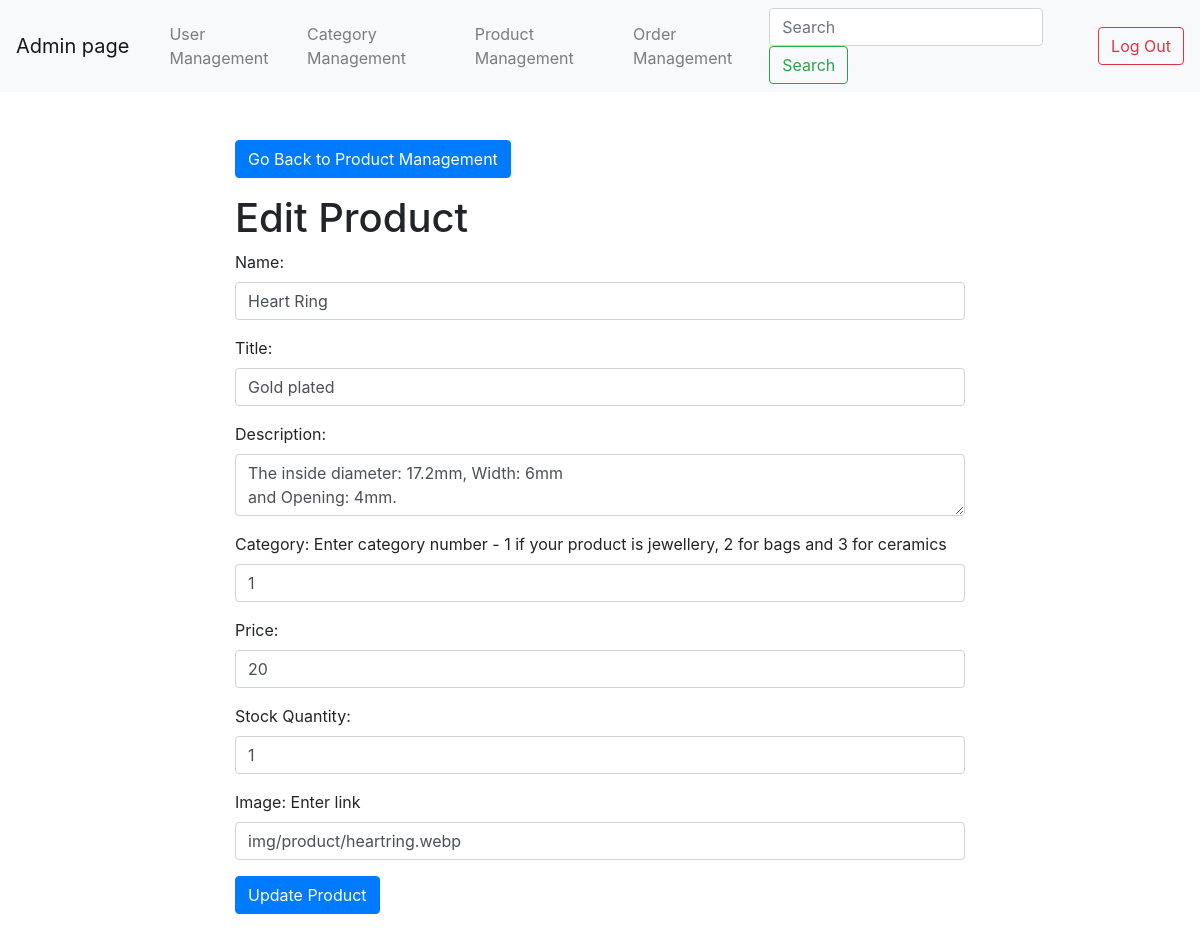
/Admin/product-details-management.php?productId=2, run on the app's committed database.
### tables this page shows
CREATE TABLE `product` (
  `id` int(11) NOT NULL,
  `name` varchar(100) NOT NULL,
  `title` varchar(100) NOT NULL,
  `description` varchar(200) NOT NULL,
  `categoryid` int(11) NOT NULL,
  `price` float NOT NULL,
  `stockQty` int(11) NOT NULL,
  `img` varchar(1024) NOT NULL
);

### Admin/includes/dbfunctions.php (called while the page is built, shortened)
<?php
function GetProductByID($con, $id)
{
    $sql = "SELECT * FROM product WHERE id = '$id'";
    $stmt = mysqli_stmt_init($con);
    if(!mysqli_stmt_prepare($stmt, $sql)) {
        echo "Could not load products";
        exit();
    }
    mysqli_stmt_execute($stmt);
    $result = mysqli_stmt_get_result($stmt);
    if(mysqli_num_rows($result) > 0) {
        return $result->fetch_assoc();
    }
    return false;
}

### Admin/product-details-management.php (the view, shortened to what this page needs)
<?php
require_once 'includes/functions.php';
require_once 'includes/dbfunctions.php';
$product = null;
if(isset($_GET['productId'])) {
    $product = GetProductByID($con, $_GET['productId']);
}
$actionUrl = 'product-management.php';
require_once 'includes/header.php';
require_once 'includes/navbar.php';
?>
<div class="container mt-5">
    <div class="row">
        <div class="col-md-8 offset-md-2">
            <button type="button" class="mb-3 btn btn-primary" onclick="location.href='product-management.php'">Go Back to Product Management</button>
            <h1><?php echo $product ? 'Edit Product' : 'Add New Product'; ?></h1>
            <form action="<?php echo $actionUrl; ?>" method="post" enctype="multipart/form-data">
                <div class="form-group">
                    <label for="name">Name:</label>
                    <input type="text" class="form-control" id="name" name="name" required value="<?php echo $product ? $product['name'] : ''; ?>">
                </div>
                <div class="form-group">
                    <label for="title">Title:</label>
                    <input type="text" class="form-control" id="title" name="title" required value="<?php echo $product ? $product['title'] : ''; ?>">
                </div>
                <div class="form-group">
                    <label for="description">Description:</label>
                    <textarea class="form-control" id="description" name="description" required><?php echo $product ? $product['description'] : ''; ?></textarea>
                </div>
                <div class="form-group">
                    <label for="categoryid">Category: Enter category number - 1 if your product is jewellery, 2 for bags and 3 for ceramics</label>
                    <input type="text" class="form-control" id="categorid" name="categoryid" required value="<?php echo $product ? $product['categoryid'] : ''; ?>">
                </div>
                <div class="form-group">
                    <label for="price">Price:</label>
                    <input type="number" class="form-control" id="price" name="price" step="0.01" required value="<?php echo $product ? $product['price'] : ''; ?>">
                </div>
                <div class="form-group">
                    <label for="stockQty">Stock Quantity:</label>
                    <input type="number" class="form-control" id="stockQty" name="stockQty" required value="<?php echo $product ? $product['stockQty'] : ''; ?>">
                </div>
                <div class="form-group">
                    <label for="img">Image: Enter link</label>
                    <input type="text" class="form-control" id="img" name="img" required value="<?php echo $product ? $product['img'] : ''; ?>">
                </div>
                <button type="submit" class="btn btn-primary mb-5" name="<?php echo $product ? 'update_product' : 'add_product'; ?>">
                Update Product
                </button>
            </form>
        </div>
    </div>
</div>

### data on the page
product: name "Heart Ring", title "Gold plated", description "The inside diameter: 17.2mm, Width: 6mm and Opening: 4mm.", categoryid "1", price "20", stockQty "1", img "img/product/heartring.webp"
